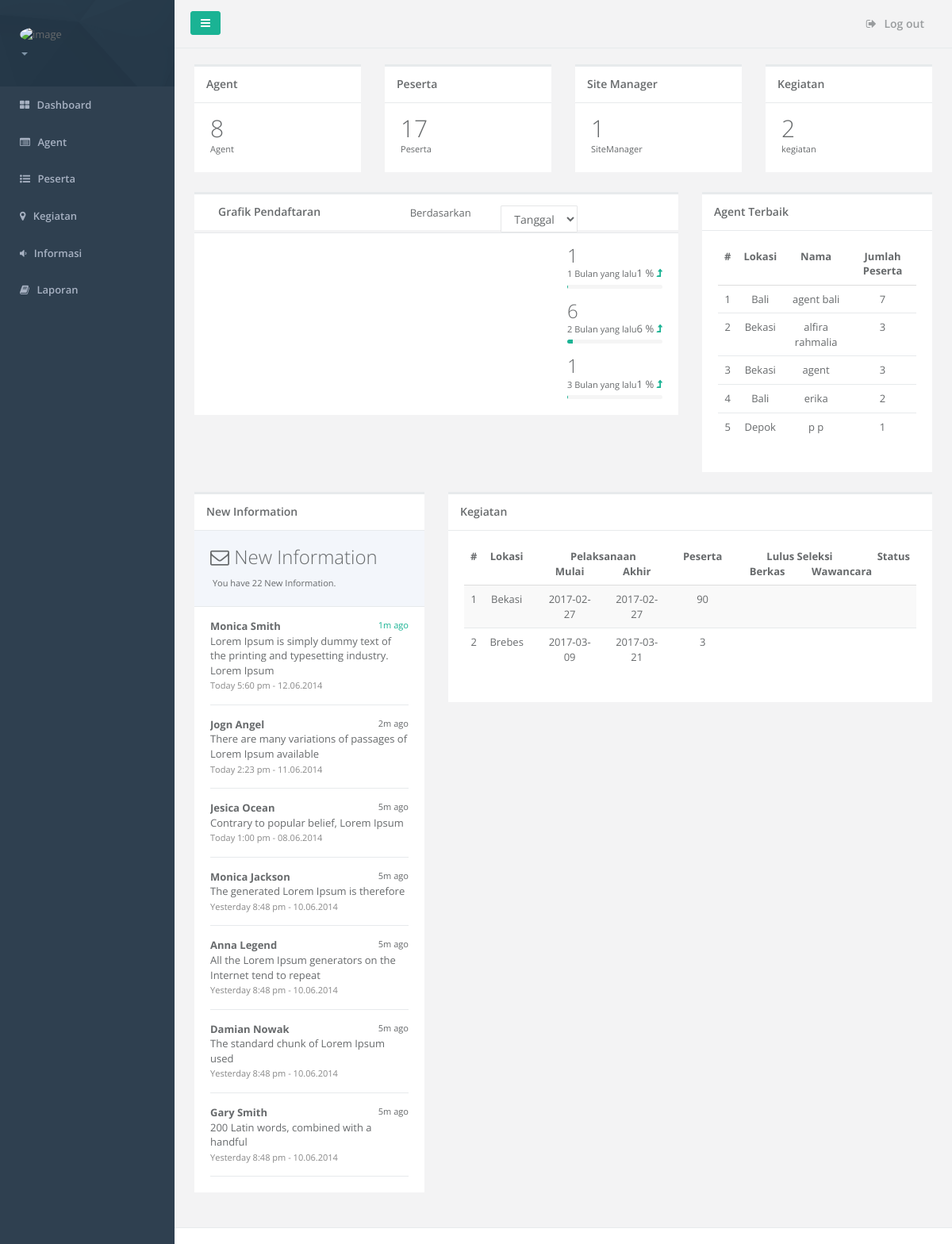
Screenshot of /admin/dashboard.php with the database file from the repository.
### tables this page shows
CREATE TABLE IF NOT EXISTS `tbl_kegiatan` (
  `kode_kegiatan` varchar(50) NOT NULL,
  `nama_kegiatan` varchar(50) NOT NULL,
  `tgl_mulai` date NOT NULL,
  `tgl_selesai` date NOT NULL,
  `kode_lokasi` varchar(50) NOT NULL,
  `target_peserta` varchar(50) NOT NULL,
  `tgl_pendaftaran` date NOT NULL,
  `tgl_penutupan` date NOT NULL,
  `tgl_seleksiberkas` date NOT NULL,
  `tgl_wawancara` date NOT NULL,
  `status` varchar(50) NOT NULL,
  PRIMARY KEY (`kode_kegiatan`)
);

CREATE TABLE IF NOT EXISTS `tbl_lokasi` (
  `kode_lokasi` varchar(50) NOT NULL,
  `nama_lokasi` varchar(50) NOT NULL,
  `kode_provinsi` varchar(50) NOT NULL,
  `kode_kabupaten` varchar(50) NOT NULL,
  `gambar` varchar(255) NOT NULL,
  `kode_kecamatan` varchar(50) NOT NULL,
  PRIMARY KEY (`kode_lokasi`)
);

### admin/dashboard.php (the view, shortened to what the rows shown need)
<!DOCTYPE html>
<html>
<head>
    <link href="../css/bootstrap.min.css" rel="stylesheet" />
    <link href="../font-awesome/css/font-awesome.css" rel="stylesheet" />
    <link href="../css/animate.css" rel="stylesheet" />
    <link href="../css/style.css" rel="stylesheet" />
</head>
<body>
    <div id="wrapper">
        <?php
            include('b.php');
        ?>
            <div class="wrapper wrapper-content animated fadeInRight">
                <div class="row">
                    <div class="col-lg-3">
                        <div class="ibox float-e-margins">
                            <div class="ibox-content">
                                <h1 class="no-margins">
                                    <?php
                                        $query_agent = mysqli_query($conn, "SELECT * FROM tbl_agent");
                                        $numrows = mysqli_num_rows($query_agent);
                                        echo $numrows;
                                    ?>
                                </h1>
                            </div>
                        </div>
                    </div>
                    <div class="col-lg-3">
                        <div class="ibox float-e-margins">
                            <div class="ibox-content">
                                <h1 class="no-margins">
                                    <?php
                                        $query_peserta = mysqli_query($conn, "SELECT * FROM tbl_peserta");
                                        $numrows = mysqli_num_rows($query_peserta);
                                        echo $numrows;
                                    ?>
                                </h1>
                            </div>
                        </div>
                    </div>
                    <div class="col-lg-3">
                        <div class="ibox float-e-margins">
                            <div class="ibox-content">
                                <h1 class="no-margins">
                                    <?php
                                        $query_manager = mysqli_query($conn, "SELECT * FROM tbl_sitemanager");
                                        $numrows = mysqli_num_rows($query_manager);
                                        echo $numrows;
                                    ?>
                                </h1>
                            </div>
                        </div>
                    </div>
                    <div class="col-lg-3">
                        <div class="ibox float-e-margins">
                            <div class="ibox-content">
                                <h1 class="no-margins">
                                    <?php
                                        $query_kegiatan = mysqli_query($conn, "SELECT * FROM tbl_kegiatan");
                                        $numrows = mysqli_num_rows($query_kegiatan);
                                        echo $numrows;
                                    ?>
                                </h1>
                            </div>
                        </div>
                    </div>
                </div>
                <div class="row">
                    <div class="col-lg-8">
                        <div class="ibox float-e-margins">
                            <div class="ibox-content">
                                <div class="row">
                                    <div class="col-lg-3">
                                        <ul class="stat-list">
                                            <li>
                                                <h2 class="no-margins">
                                                    <?php
                                                        $query1 = mysqli_query($conn, "SELECT * FROM tbl_peserta WHERE YEAR(tgl_daftar) = YEAR(CURRENT_DATE - INTERVAL 1 MONTH) AND MONTH(tgl_daftar) = MONTH(CURRENT_DATE - INTERVAL 1 MONTH)");
                                                        $jumlah = mysqli_num_rows($query1);
                                                        echo $jumlah;
                                                    ?>
                                                </h2>
                                            </li>
                                            <li>
                                                <h2 class="no-margins">
                                                    <?php
                                                        $query2 = mysqli_query($conn, "SELECT * FROM tbl_peserta WHERE YEAR(tgl_daftar) = YEAR(CURRENT_DATE - INTERVAL 2 MONTH) AND MONTH(tgl_daftar) = MONTH(CURRENT_DATE - INTERVAL 2 MONTH)");
                                                        $jumlah2 = mysqli_num_rows($query2);
                                                        echo $jumlah2;
                                                    ?>
                                                </h2>
                                            </li>
                                            <li>
                                                <h2 class="no-margins">
                                                    <?php
                                                        $query3 = mysqli_query($conn, "SELECT * FROM tbl_peserta WHERE YEAR(tgl_daftar) = YEAR(CURRENT_DATE - INTERVAL 3 MONTH) AND MONTH(tgl_daftar) = MONTH(CURRENT_DATE - INTERVAL 3 MONTH)");
                                                        $jumlah3 = mysqli_num_rows($query3);
                                                        echo $jumlah3;
                                                    ?>
                                                </h2>
                                            </li>
                                        </ul>
                                    </div>
                                </div>
                            </div>
                        </div>
                    </div>
                    <div class="col-lg-4">
                        <div class="ibox float-e-margins">
                            <div class="ibox-content">
                                <table class="table">
                                    <thead>
                                        <tr>
                                            <th>#</th>
                                            <th>Lokasi</th>
                                            <th>Nama</th>
                                            <th>Jumlah Peserta</th>
                                        </tr>
                                    </thead>
                                </table>
                            </div>
                        </div>
                    </div>
                </div>
                <div class="row">
                    <div class="col-lg-8">
                        <div class="ibox float-e-margins">
                            <div class="ibox-content">
                                <div class="table-responsive">
                                    <table class="table table-striped">
                                        <thead>
                                        <tr>
                                            <th>#</th>
                                            <th>Lokasi</th>
                                            <th>
                                                <div class="text-center">Pelaksanaan</div>
                                                <div class="col-sm-6">Mulai</div>
                                                <div class="col-sm-6">Akhir</div>
                                            </th>
                                            <th>Peserta</th>
                                            <th>
                                                <div class="text-center">Lulus Seleksi</div>
                                                <div class="col-sm-6">Berkas</div>
                                                <div class="col-sm-6">Wawancara</div>
                                            </th>
                                            <th>Status</th>
                                        </tr>
                                        </thead>
                                        <tbody>
                                        <?php
                                            $i = 0;
                                            $query = mysqli_query($conn, "SELECT b.nama_lokasi,a.status, a.tgl_mulai, a.tgl_selesai, a.target_peserta FROM tbl_kegiatan AS a inner join tbl_lokasi AS b on a.kode_lokasi = b.kode_lokasi");
                                            while($row=mysqli_fetch_array($query)) {
                                                $i++;
                                                echo "<tr>";
                                                echo "<td>".$i."</td>";
                                                echo "<td>".$row['nama_lokasi']."</td>";
                                                echo "<td>";
                                                echo "<div class='col-sm-6'>".$row['tgl_mulai']."</div>";
                                                echo "<div class='col-sm-6'>".$row['tgl_selesai']."</div>";
                                                echo "</td>";
                                                echo "<td>".$row['target_peserta']."</td>";
                                                echo "<td>";
                                                echo "<div class='col-sm-6'></div>";
                                                echo "<div class='col-sm-6'></div>";
                                                echo "</td>";
                                                echo "<td>".$row['status']."</td>";
                                                echo "</tr>";
                                            }
                                        ?>
                                        </tbody>
                                    </table>
                                </div>
                            </div>
                        </div>
                    </div>
                </div>
            </div>
    </div>
</body>
</html>

### rows the page displays
tbl_kegiatan: kode_lokasi.nama_lokasi "Bekasi", tgl_mulai "2017-02-27", tgl_selesai "2017-02-27", target_peserta "90"
tbl_kegiatan: kode_lokasi.nama_lokasi "Brebes", tgl_mulai "2017-03-09", tgl_selesai "2017-03-21", target_peserta "3"

### other values shown
$numrows "8"
$numrows "17"
$numrows "1"
$numrows "2"
$jumlah "1"
$bar "1"
$jumlah2 "6"
$bar2 "6"
$jumlah3 "1"
$bar3 "1"
$a['nama_lokasi'] "Bali"
$a['nama'] "agent bali"
$a['total'] "7"
$a['nama_lokasi'] "Bekasi"
$a['nama'] "alfira rahmalia"
